Frame 1 (no input): blank canvas, image omitted
Frame 60 (the mouse pressed at the canvas centre just before this capture): blank canvas, image omitted
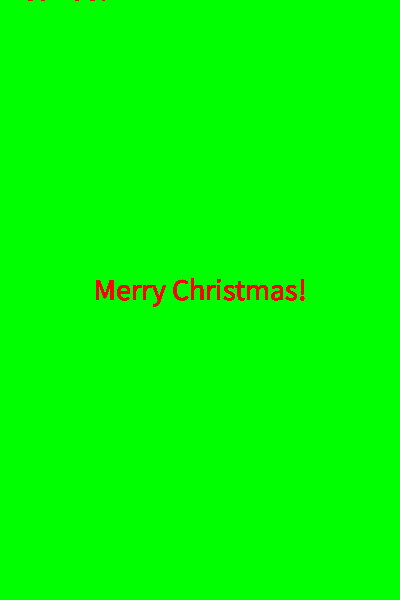
Frame 120 (the mouse held since frame 60 and released just before this capture)

The Processing sketch whose frames 1 and 60 were blank and that drew this single picture after the mouse press (run headless with seeded random() and noise(); from frame 60 on, the mouse is pressed at the canvas centre):

// Processing sketch: processing_48397
// ── processing_48397.pde

void setup()
{
  size(400,600);
  background(0,255,0);
  smooth();
  textAlign(CENTER);
  frameRate(5);
}

void draw()
{
  fill(255,0,0);
  textSize(30);
  text("Merry Christmas!",mouseX, mouseY);
}
